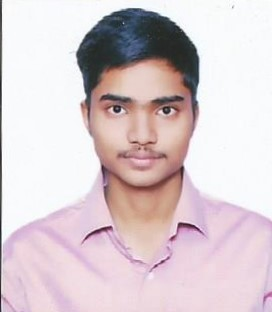
#> input picture Utkarsh.jpg, 272 x 312 px
$ python rotate.py
#> lines starting #> are read from the running program, lines starting #| are printed output that depends on the picture
import cv2
img = cv2. imread('Utkarsh.jpg' , 0)
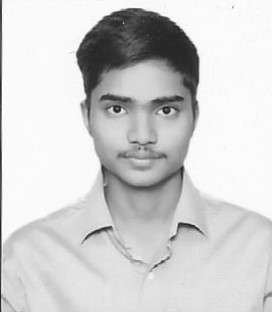
#> img: shape (312, 272); min 25, max 255, mean 208.3
rows,cols = img.shape
#> rows = 312; cols = 272
M = cv2.getRotationMatrix2D((cols/2,rows/2), 90, 1)
dst = cv2.warpAffine(img,M,(cols,rows))
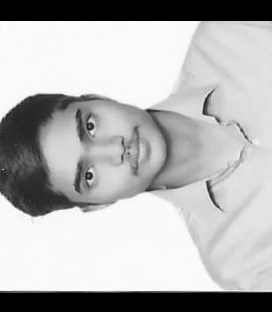
#> dst: shape (312, 272); min 0, max 255, mean 179.6

cv2.imshow('img', dst)
cv2.waitKey(0)
cv2.destroyAllWindows()

$ run again, with 094019tccyo4wcirccwqqb.jpg copied over Utkarsh.jpg
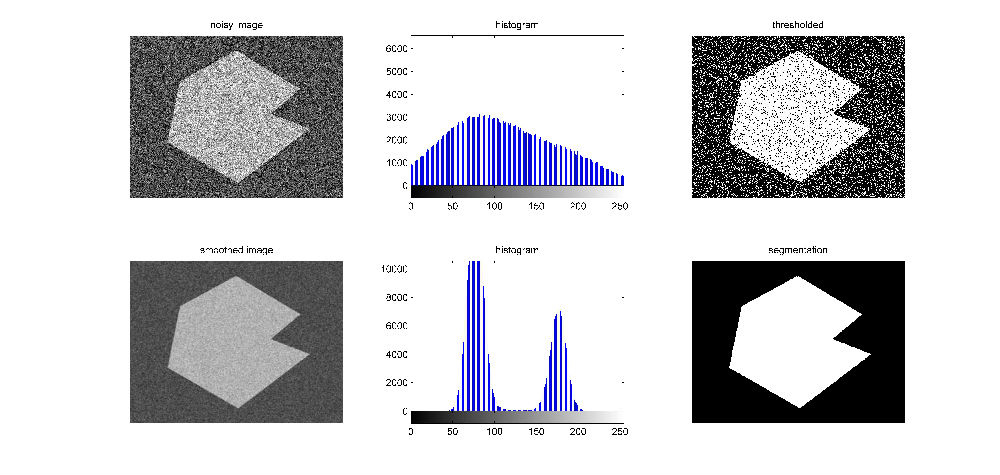
#> input picture 094019tccyo4wcirccwqqb.jpg, 1000 x 475 px
#> `img = cv2. imread('Utkarsh.jpg' , 0)`:
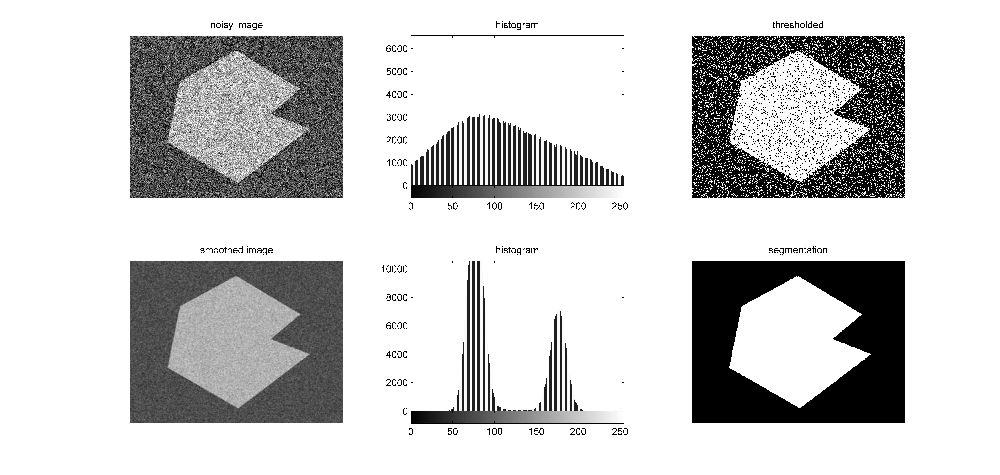
#> img: shape (475, 1000); min 0, max 255, mean 204.2
#> `dst = cv2.warpAffine(img,M,(cols,rows))`:
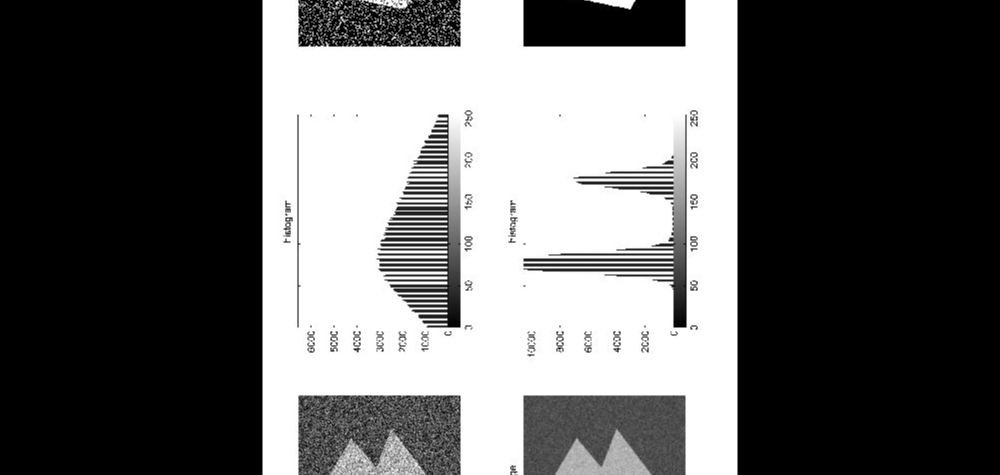
#> dst: shape (475, 1000); min 0, max 255, mean 99

$ run again, with Noise.jpg copied over Utkarsh.jpg
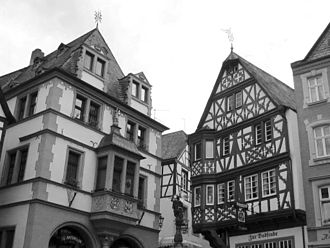
#> input picture Noise.jpg, 330 x 248 px
#> img is the input picture: shape (248, 330); min 0, max 255, mean 141.2
#> `dst = cv2.warpAffine(img,M,(cols,rows))`:
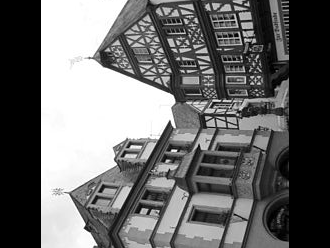
#> dst: shape (248, 330); min 0, max 255, mean 107.3
